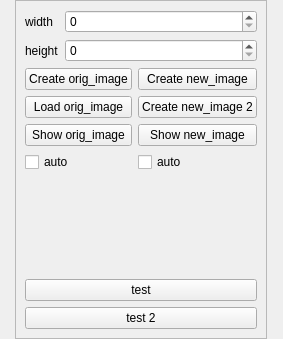
<?xml version="1.0" encoding="UTF-8"?>
<ui version="4.0">
 <class>MainBox</class>
 <widget class="QWidget" name="MainBox">
  <property name="geometry">
   <rect>
    <x>0</x>
    <y>0</y>
    <width>283</width>
    <height>339</height>
   </rect>
  </property>
  <property name="sizePolicy">
   <sizepolicy hsizetype="Fixed" vsizetype="Preferred">
    <horstretch>0</horstretch>
    <verstretch>0</verstretch>
   </sizepolicy>
  </property>
  <layout class="QHBoxLayout" name="horizontalLayout">
   <property name="leftMargin">
    <number>0</number>
   </property>
   <property name="topMargin">
    <number>0</number>
   </property>
   <property name="rightMargin">
    <number>0</number>
   </property>
   <property name="bottomMargin">
    <number>0</number>
   </property>
   <item>
    <widget class="QFrame" name="frame">
     <property name="sizePolicy">
      <sizepolicy hsizetype="Fixed" vsizetype="Preferred">
       <horstretch>0</horstretch>
       <verstretch>0</verstretch>
      </sizepolicy>
     </property>
     <property name="frameShape">
      <enum>QFrame::StyledPanel</enum>
     </property>
     <property name="frameShadow">
      <enum>QFrame::Raised</enum>
     </property>
     <layout class="QVBoxLayout" name="verticalLayout">
      <item>
       <layout class="QGridLayout" name="gridLayout_2">
        <item row="0" column="0">
         <widget class="QLabel" name="label">
          <property name="sizePolicy">
           <sizepolicy hsizetype="Fixed" vsizetype="Preferred">
            <horstretch>0</horstretch>
            <verstretch>0</verstretch>
           </sizepolicy>
          </property>
          <property name="text">
           <string>width</string>
          </property>
         </widget>
        </item>
        <item row="0" column="1">
         <widget class="QSpinBox" name="sb_width"/>
        </item>
        <item row="1" column="0">
         <widget class="QLabel" name="label_2">
          <property name="text">
           <string>height</string>
          </property>
         </widget>
        </item>
        <item row="1" column="1">
         <widget class="QSpinBox" name="sb_height"/>
        </item>
       </layout>
      </item>
      <item>
       <layout class="QGridLayout" name="gridLayout">
        <item row="0" column="1">
         <widget class="QPushButton" name="btn_create_new_image">
          <property name="text">
           <string>Create new_image</string>
          </property>
         </widget>
        </item>
        <item row="0" column="0">
         <widget class="QPushButton" name="btn_create_orig_image">
          <property name="text">
           <string>Create orig_image</string>
          </property>
         </widget>
        </item>
        <item row="4" column="0">
         <widget class="QCheckBox" name="cb_auto_show_orig_image">
          <property name="text">
           <string>auto</string>
          </property>
         </widget>
        </item>
        <item row="4" column="1">
         <widget class="QCheckBox" name="cb_auto_show_new_image">
          <property name="text">
           <string>auto</string>
          </property>
         </widget>
        </item>
        <item row="1" column="0">
         <widget class="QPushButton" name="btn_load_orig_image">
          <property name="text">
           <string>Load orig_image</string>
          </property>
         </widget>
        </item>
        <item row="2" column="0">
         <widget class="QPushButton" name="btn_show_orig_image">
          <property name="text">
           <string>Show orig_image</string>
          </property>
         </widget>
        </item>
        <item row="2" column="1">
         <widget class="QPushButton" name="btn_show_new_image">
          <property name="text">
           <string>Show new_image</string>
          </property>
         </widget>
        </item>
        <item row="1" column="1">
         <widget class="QPushButton" name="btn_create_new_image_2">
          <property name="text">
           <string>Create new_image 2</string>
          </property>
         </widget>
        </item>
       </layout>
      </item>
      <item>
       <spacer name="verticalSpacer">
        <property name="orientation">
         <enum>Qt::Vertical</enum>
        </property>
        <property name="sizeHint" stdset="0">
         <size>
          <width>20</width>
          <height>22</height>
         </size>
        </property>
       </spacer>
      </item>
      <item>
       <widget class="QPushButton" name="btn_test">
        <property name="text">
         <string>test</string>
        </property>
       </widget>
      </item>
      <item>
       <widget class="QPushButton" name="btn_test_2">
        <property name="text">
         <string>test 2</string>
        </property>
       </widget>
      </item>
     </layout>
    </widget>
   </item>
  </layout>
 </widget>
 <tabstops>
  <tabstop>sb_width</tabstop>
  <tabstop>sb_height</tabstop>
  <tabstop>btn_create_orig_image</tabstop>
  <tabstop>btn_create_new_image</tabstop>
  <tabstop>btn_load_orig_image</tabstop>
  <tabstop>btn_show_orig_image</tabstop>
  <tabstop>btn_show_new_image</tabstop>
  <tabstop>cb_auto_show_orig_image</tabstop>
  <tabstop>cb_auto_show_new_image</tabstop>
  <tabstop>btn_test</tabstop>
  <tabstop>btn_test_2</tabstop>
 </tabstops>
 <resources/>
 <connections/>
</ui>
